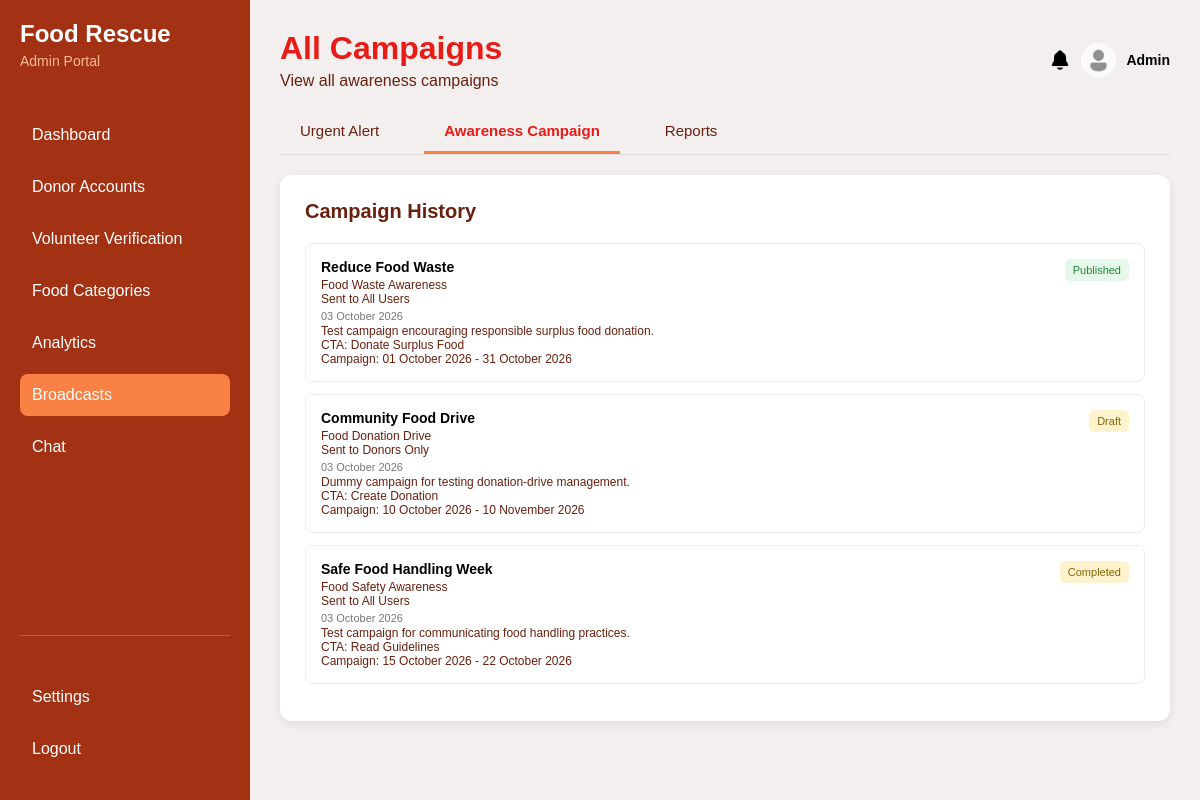
The app's page /admin/campaign_all.php (signed in) with its own data.
### tables this page shows
CREATE TABLE campaigns (
  campaign_id INT AUTO_INCREMENT PRIMARY KEY,
  admin_id INT NOT NULL,
  title VARCHAR(200) NOT NULL,
  campaign_type ENUM('Food Waste Awareness', 'Food Donation Drive', 'Community Awareness', 'Food Safety Awareness') NOT NULL,
  message TEXT NOT NULL,
  target_audience ENUM('All Users', 'Donors Only', 'Volunteers Only') NOT NULL DEFAULT 'All Users',
  start_date DATE NOT NULL,
  end_date DATE NOT NULL,
  call_to_action VARCHAR(150) DEFAULT NULL,
  status ENUM('Draft', 'Published', 'Completed') NOT NULL DEFAULT 'Draft',
  created_at TIMESTAMP DEFAULT CURRENT_TIMESTAMP,
  CONSTRAINT fk_campaigns_admin FOREIGN KEY (admin_id) REFERENCES users (user_id) ON DELETE RESTRICT ON UPDATE CASCADE,
  INDEX idx_campaigns_status (status)
);

### admin/campaign_all.php (the view, shortened to what this page needs)
<?php
include "db.php";
$all_sql = "SELECT title, campaign_type, message, target_audience, start_date, end_date, call_to_action, status, created_at
            FROM campaigns
            ORDER BY created_at DESC";
$all_result = mysqli_query($conn, $all_sql);
?>
<!DOCTYPE html>
<html lang="en">
<head>
    <link rel="stylesheet" href="css/campaign.css">
</head>
<body>
<div class="webpage">
    <aside>
        <div class="sidebar-top">
            <h2>Food Rescue</h2>
            <p>Admin Portal</p>
            <ul>
                <li><a href="index.php">Dashboard</a></li>
                <li><a href="donoracc.php">Donor Accounts</a></li>
                <li><a href="volunteer_verify.php">Volunteer Verification</a></li>
                <li><a href="foodcategories.php">Food Categories</a></li>
                <li><a href="analytics.php">Analytics</a></li>
                <li class="active"><a href="broadcasts.php">Broadcasts</a></li>
                <li><a href="chat.php">Chat</a></li>
            </ul>
        </div>
        <div class="sidebar-bottom">
            <ul>
                <li><a href="settings.php">Settings</a></li>
            <li><a href="../charityGuest/guest/logout.php">Logout</a></li>
            </ul>
        </div>
    </aside>
    <main>
        <section class="header">
            <div class="header-left">
                <h1>All Campaigns</h1>
                <p>View all awareness campaigns</p>
            </div>
            <div class="header-right">
                <div class="admin-profile">
                    <img src="images/notifications.png" class="notification-icon">
                    <img src="images/profile.png" class="profile-icon">
                    <div>
                        <h4>Admin</h4>
                    </div>
                </div>
            </div>
        </section>
        <nav class="tabs">
            <a href="broadcasts.php" class="tab">
                Urgent Alert
            </a>
            <a href="campaign.php" class="tab active-tab">
                Awareness Campaign
            </a>
            <a href="reports.php" class="tab">
                Reports
            </a>
        </nav>
        <section class="recent-campaigns">
            <h2>Campaign History</h2>
            <?php if (mysqli_num_rows($all_result) > 0) { ?>
                <?php while ($campaign = mysqli_fetch_assoc($all_result)) { ?>
                    <div class="campaign-card">
                        <div>
                            <h3>
                                <?php echo htmlspecialchars($campaign['title']); ?>
                            </h3>
                            <p>
                                <?php echo htmlspecialchars($campaign['campaign_type']); ?>
                            </p>
                            <p>
                                Sent to <?php echo htmlspecialchars($campaign['target_audience']); ?>
                            </p>
                            <span>
                                <?php echo date("d F Y", strtotime($campaign['created_at'])); ?>
                            </span>
                            <p>
                                <?php echo htmlspecialchars($campaign['message']); ?>
                            </p>
                            <?php if (!empty($campaign['call_to_action'])) { ?>
                                <p>
                                    CTA: <?php echo htmlspecialchars($campaign['call_to_action']); ?>
                                </p>
                            <?php } ?>
                            <p>
                                Campaign:
                                <?php echo date("d F Y", strtotime($campaign['start_date'])); ?>
                                -
                                <?php echo date("d F Y", strtotime($campaign['end_date'])); ?>
                            </p>
                        </div>
                        <?php if ($campaign['status'] == "Published") { ?>
                            <small class="published">
                                Published
                            </small>
                        <?php } else { ?>
                            <small class="draft">
                                <?php echo htmlspecialchars($campaign['status']); ?>
                            </small>
                        <?php } ?>
                    </div>
                <?php } ?>
            <?php } ?>
        </section>
    </main>
</div>
</body>
</html>

### admin/css/campaign.css (style rules this page uses)
* { margin: 0; padding: 0; box-sizing: border-box; }
.webpage { font-family: Arial,sans-serif; display: flex; background-color: #f3efef; min-height: 100vh; }
aside { min-height:100vh; width:250px; background-color:#A33215; padding:20px; display:flex; flex-direction:column; justify-content:space-between; position: fixed; }
.sidebar-top { display:flex; flex-direction:column; }
aside h2 { margin-bottom:5px; color:white; }
.sidebar-top p { margin-bottom:35px; color:#ffba98; font-size:14px; }
.sidebar-bottom { margin-top:auto; padding-top:30px; border-top:1px solid rgba(255,255,255,0.2); }
aside ul { list-style:none; }
aside li { padding:12px; margin:10px 0; color:white; border-radius:8px; transition:0.3s; }
aside li a { color:white; text-decoration:none; display:block; }
aside li.active { background:#FA8145; border-radius:8px; }
main { margin-left: 250px; flex: 1; display: flex; flex-direction: column; padding: 30px; gap: 20px; }
.header { display: flex; justify-content: space-between; align-items: center; }
.header-left h1 { color: #E71C16; font-size: 32px; margin-bottom: 5px; }
.header-left p { color: #69200F; font-size: 16px; }
.admin-profile { display:flex; align-items:center; gap:10px; }
.notification-icon { width:22px; height:22px; object-fit:contain; }
.profile-icon { width:35px; height:35px; border-radius:50%; }
.admin-profile h4 { font-size:14px; }
.tabs { display: flex; gap: 25px; border-bottom: 1px solid #ddd; }
.tab { padding: 12px 20px; color: #69200F; text-decoration: none; font-size: 15px; }
.active-tab { color: #E71C16; border-bottom: 3px solid #FA8145; font-weight: 600; }
.campaign-form h2, .recent-campaigns h2 { color: #69200F; font-size: 20px; margin-bottom: 20px; }
.recent-campaigns { background: white; padding: 25px; border-radius: 12px; box-shadow: 0 3px 10px rgba(0, 0, 0, 0.08); }
.campaign-card { display: flex; align-items: flex-start; gap: 12px; padding: 15px; margin-bottom: 12px; border: 1px solid #eee; border-radius: 8px; }
.campaign-card h3 { font-size: 14px; margin-bottom: 3px; }
.campaign-card p { font-size: 12px; color: #69200F; }
.campaign-card span { font-size: 11px; color: #777; }
.published, .draft { margin-left: auto; font-size: 11px; padding: 5px 8px; border-radius: 5px; }
.published { background: #e6f8e9; color: #218838; }
.draft { background: #fff3cd; color: #856404; }

### records on screen
campaigns: title "Reduce Food Waste", campaign_type "Food Waste Awareness", target_audience "All Users", created_at "03 October 2026", message "Test campaign encouraging responsible surplus food donation.", call_to_action "Donate Surplus Food", start_date "01 October 2026", end_date "31 October 2026", status "Published"
campaigns: title "Community Food Drive", campaign_type "Food Donation Drive", target_audience "Donors Only", created_at "03 October 2026", message "Dummy campaign for testing donation-drive management.", call_to_action "Create Donation", start_date "10 October 2026", end_date "10 November 2026", status "Draft"
campaigns: title "Safe Food Handling Week", campaign_type "Food Safety Awareness", target_audience "All Users", created_at "03 October 2026", message "Test campaign for communicating food handling practices.", call_to_action "Read Guidelines", start_date "15 October 2026", end_date "22 October 2026", status "Completed"
